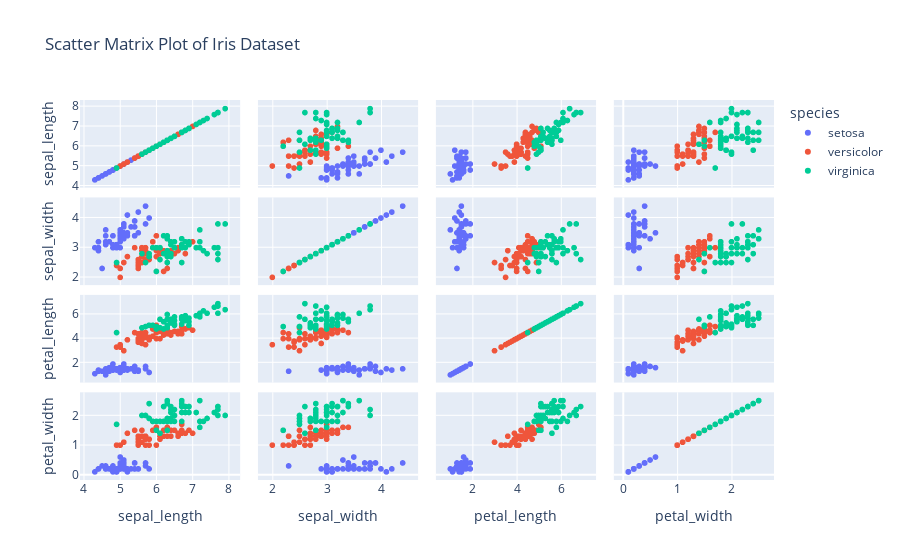

The cell this chart's notebook holds for it:
### Code cell
iris_data = px.data.iris()
fig4 = px.scatter_matrix(iris_data, dimensions=["sepal_length", "sepal_width", "petal_length", "petal_width"],
                         color="species", title="Scatter Matrix Plot of Iris Dataset")
fig4.show()

### Figure 1 — Plotly figure (JSON) as saved in the notebook; plotly's stock layout.template omitted (floating-point values rounded to 4 significant figures)
{"data": [{"dimensions": [{"axis": {"matches": true}, "label": "sepal_length", "values": [5.1, 4.9, 4.7, 4.6, 5, 5.4, 4.6, 5, 4.4, 4.9, 5.4, 4.8, 4.8, 4.3, 5.8, 5.7, 5.4, 5.1, 5.7, 5.1, 5.4, 5.1, 4.6, 5.1, 4.8, 5, 5, 5.2, 5.2, 4.7, 4.8, 5.4, 5.2, 5.5, 4.9, 5, 5.5, 4.9, 4.4, 5.1, 5, 4.5, 4.4, 5, 5.1, 4.8, 5.1, 4.6, 5.3, 5]}, {"axis": {"matches": true}, "label": "sepal_width", "values": [3.5, 3, 3.2, 3.1, 3.6, 3.9, 3.4, 3.4, 2.9, 3.1, 3.7, 3.4, 3, 3, 4, 4.4, 3.9, 3.5, 3.8, 3.8, 3.4, 3.7, 3.6, 3.3, 3.4, 3, 3.4, 3.5, 3.4, 3.2, 3.1, 3.4, 4.1, 4.2, 3.1, 3.2, 3.5, 3.1, 3, 3.4, 3.5, 2.3, 3.2, 3.5, 3.8, 3, 3.8, 3.2, 3.7, 3.3]}, {"axis": {"matches": true}, "label": "petal_length", "values": [1.4, 1.4, 1.3, 1.5, 1.4, 1.7, 1.4, 1.5, 1.4, 1.5, 1.5, 1.6, 1.4, 1.1, 1.2, 1.5, 1.3, 1.4, 1.7, 1.5, 1.7, 1.5, 1, 1.7, 1.9, 1.6, 1.6, 1.5, 1.4, 1.6, 1.6, 1.5, 1.5, 1.4, 1.5, 1.2, 1.3, 1.5, 1.3, 1.5, 1.3, 1.3, 1.3, 1.6, 1.9, 1.4, 1.6, 1.4, 1.5, 1.4]}, {"axis": {"matches": true}, "label": "petal_width", "values": [0.2, 0.2, 0.2, 0.2, 0.2, 0.4, 0.3, 0.2, 0.2, 0.1, 0.2, 0.2, 0.1, 0.1, 0.2, 0.4, 0.4, 0.3, 0.3, 0.3, 0.2, 0.4, 0.2, 0.5, 0.2, 0.2, 0.4, 0.2, 0.2, 0.2, 0.2, 0.4, 0.1, 0.2, 0.1, 0.2, 0.2, 0.1, 0.2, 0.2, 0.3, 0.3, 0.2, 0.6, 0.4, 0.3, 0.2, 0.2, 0.2, 0.2]}], "hovertemplate": "species=setosa<br>%{xaxis.title.text}=%{x}<br>%{yaxis.title.text}=%{y}<extra></extra>", "legendgroup": "setosa", "marker": {"color": "#636efa", "symbol": "circle"}, "name": "setosa", "showlegend": true, "type": "splom"}, {"dimensions": [{"axis": {"matches": true}, "label": "sepal_length", "values": [7, 6.4, 6.9, 5.5, 6.5, 5.7, 6.3, 4.9, 6.6, 5.2, 5, 5.9, 6, 6.1, 5.6, 6.7, 5.6, 5.8, 6.2, 5.6, 5.9, 6.1, 6.3, 6.1, 6.4, 6.6, 6.8, 6.7, 6, 5.7, 5.5, 5.5, 5.8, 6, 5.4, 6, 6.7, 6.3, 5.6, 5.5, 5.5, 6.1, 5.8, 5, 5.6, 5.7, 5.7, 6.2, 5.1, 5.7]}, {"axis": {"matches": true}, "label": "sepal_width", "values": [3.2, 3.2, 3.1, 2.3, 2.8, 2.8, 3.3, 2.4, 2.9, 2.7, 2, 3, 2.2, 2.9, 2.9, 3.1, 3, 2.7, 2.2, 2.5, 3.2, 2.8, 2.5, 2.8, 2.9, 3, 2.8, 3, 2.9, 2.6, 2.4, 2.4, 2.7, 2.7, 3, 3.4, 3.1, 2.3, 3, 2.5, 2.6, 3, 2.6, 2.3, 2.7, 3, 2.9, 2.9, 2.5, 2.8]}, {"axis": {"matches": true}, "label": "petal_length", "values": [4.7, 4.5, 4.9, 4, 4.6, 4.5, 4.7, 3.3, 4.6, 3.9, 3.5, 4.2, 4, 4.7, 3.6, 4.4, 4.5, 4.1, 4.5, 3.9, 4.8, 4, 4.9, 4.7, 4.3, 4.4, 4.8, 5, 4.5, 3.5, 3.8, 3.7, 3.9, 5.1, 4.5, 4.5, 4.7, 4.4, 4.1, 4, 4.4, 4.6, 4, 3.3, 4.2, 4.2, 4.2, 4.3, 3, 4.1]}, {"axis": {"matches": true}, "label": "petal_width", "values": [1.4, 1.5, 1.5, 1.3, 1.5, 1.3, 1.6, 1, 1.3, 1.4, 1, 1.5, 1, 1.4, 1.3, 1.4, 1.5, 1, 1.5, 1.1, 1.8, 1.3, 1.5, 1.2, 1.3, 1.4, 1.4, 1.7, 1.5, 1, 1.1, 1, 1.2, 1.6, 1.5, 1.6, 1.5, 1.3, 1.3, 1.3, 1.2, 1.4, 1.2, 1, 1.3, 1.2, 1.3, 1.3, 1.1, 1.3]}], "hovertemplate": "species=versicolor<br>%{xaxis.title.text}=%{x}<br>%{yaxis.title.text}=%{y}<extra></extra>", "legendgroup": "versicolor", "marker": {"color": "#EF553B", "symbol": "circle"}, "name": "versicolor", "showlegend": true, "type": "splom"}, {"dimensions": [{"axis": {"matches": true}, "label": "sepal_length", "values": [6.3, 5.8, 7.1, 6.3, 6.5, 7.6, 4.9, 7.3, 6.7, 7.2, 6.5, 6.4, 6.8, 5.7, 5.8, 6.4, 6.5, 7.7, 7.7, 6, 6.9, 5.6, 7.7, 6.3, 6.7, 7.2, 6.2, 6.1, 6.4, 7.2, 7.4, 7.9, 6.4, 6.3, 6.1, 7.7, 6.3, 6.4, 6, 6.9, 6.7, 6.9, 5.8, 6.8, 6.7, 6.7, 6.3, 6.5, 6.2, 5.9]}, {"axis": {"matches": true}, "label": "sepal_width", "values": [3.3, 2.7, 3, 2.9, 3, 3, 2.5, 2.9, 2.5, 3.6, 3.2, 2.7, 3, 2.5, 2.8, 3.2, 3, 3.8, 2.6, 2.2, 3.2, 2.8, 2.8, 2.7, 3.3, 3.2, 2.8, 3, 2.8, 3, 2.8, 3.8, 2.8, 2.8, 2.6, 3, 3.4, 3.1, 3, 3.1, 3.1, 3.1, 2.7, 3.2, 3.3, 3, 2.5, 3, 3.4, 3]}, {"axis": {"matches": true}, "label": "petal_length", "values": [6, 5.1, 5.9, 5.6, 5.8, 6.6, 4.5, 6.3, 5.8, 6.1, 5.1, 5.3, 5.5, 5, 5.1, 5.3, 5.5, 6.7, 6.9, 5, 5.7, 4.9, 6.7, 4.9, 5.7, 6, 4.8, 4.9, 5.6, 5.8, 6.1, 6.4, 5.6, 5.1, 5.6, 6.1, 5.6, 5.5, 4.8, 5.4, 5.6, 5.1, 5.1, 5.9, 5.7, 5.2, 5, 5.2, 5.4, 5.1]}, {"axis": {"matches": true}, "label": "petal_width", "values": [2.5, 1.9, 2.1, 1.8, 2.2, 2.1, 1.7, 1.8, 1.8, 2.5, 2, 1.9, 2.1, 2, 2.4, 2.3, 1.8, 2.2, 2.3, 1.5, 2.3, 2, 2, 1.8, 2.1, 1.8, 1.8, 1.8, 2.1, 1.6, 1.9, 2, 2.2, 1.5, 1.4, 2.3, 2.4, 1.8, 1.8, 2.1, 2.4, 2.3, 1.9, 2.3, 2.5, 2.3, 1.9, 2, 2.3, 1.8]}], "hovertemplate": "species=virginica<br>%{xaxis.title.text}=%{x}<br>%{yaxis.title.text}=%{y}<extra></extra>", "legendgroup": "virginica", "marker": {"color": "#00cc96", "symbol": "circle"}, "name": "virginica", "showlegend": true, "type": "splom"}], "layout": {"autosize": true, "dragmode": "select", "legend": {"title": {"text": "species"}, "tracegroupgap": 0}, "title": {"text": "Scatter Matrix Plot of Iris Dataset"}, "xaxis": {"autorange": true, "range": [3.598, 8.602], "type": "linear"}, "xaxis2": {"autorange": true, "range": [1.532, 4.868], "type": "linear"}, "xaxis3": {"autorange": true, "range": [-0.1504, 8.05], "type": "linear"}, "xaxis4": {"autorange": true, "range": [-0.368, 2.968], "type": "linear"}, "yaxis": {"autorange": true, "range": [3.598, 8.602], "type": "linear"}, "yaxis2": {"autorange": true, "range": [1.532, 4.868], "type": "linear"}, "yaxis3": {"autorange": true, "range": [-0.1504, 8.05], "type": "linear"}, "yaxis4": {"autorange": true, "range": [-0.368, 2.968], "type": "linear"}}}
